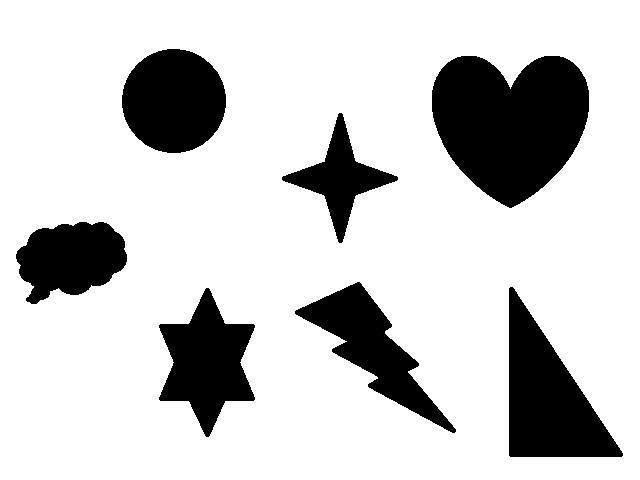
#> input picture Questions/45/image.jpg, 640 x 480 px
$ python answer.py
#> lines starting #> are read from the running program, lines starting #| are printed output that depends on the picture; after the words box and inside, x2 and y2 are one past the last pixel; in counts of white or black regions, pixels touching at a corner belong together
import cv2
import numpy as np
import random

# Read a rgb image
image = cv2.imread('image.jpg')
#> image is the input picture: shape (480, 640, 3); min 0, max 255, mean 203.7

# Transform to grayscale
grayscale_image = cv2.cvtColor(image, cv2.COLOR_BGR2GRAY)

# Apply the Canny filter
canny_image = cv2.Canny(grayscale_image, 80, 180)
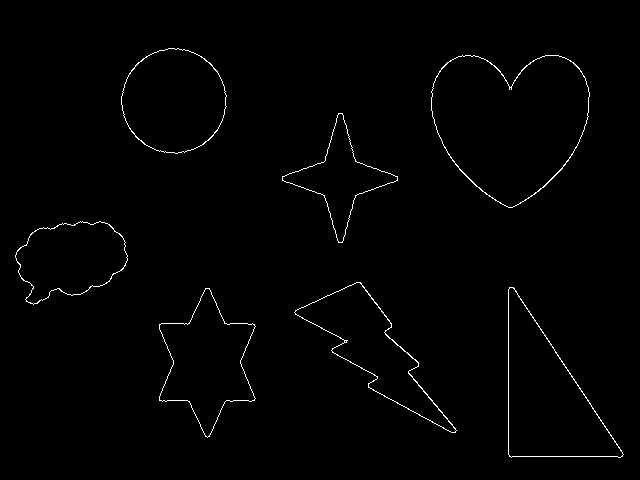
#> canny_image: shape (480, 640); 1% white in thin lines or dots, all inside (x1, y1, x2, y2) = (15, 48, 624, 458)

# Define the parameters
params = cv2.SimpleBlobDetector_Params()

# Filter by Area.
params.filterByArea = True
params.minArea = 20
params.maxArea = 10000

# Filter by Circularity
params.filterByCircularity = False
params.minCircularity = 0.1

# Filter by Convexity
params.filterByConvexity = True
params.minConvexity = 0.7

# Filter by Inertia
params.filterByInertia = True
params.minInertiaRatio = 0.8

# Distance Between Blobs
params.minDistBetweenBlobs = 20

# Create a blob detector with the parameters
detector = cv2.SimpleBlobDetector_create(params)

# Detect objects
blobs = detector.detect(canny_image)
#> blobs = 1 keypoints; (x, y, size): (173, 100, 103.6)

# Print how many objects are in the image
print(len(blobs))
#| 1

rows, cols = image.shape[:2]
#> rows = 480; cols = 640

# Draw blobs
for i, k in enumerate(blobs):

    # Get the coordinates of up_left and bottom_right
    x_up_left = int(k.pt[0] - k.size)
    y_up_left = int(k.pt[1] - k.size)

    x_bottom_right = int(k.pt[0] + k.size)
    y_bottom_right = int(k.pt[1] + k.size)

    # Verify if this coordinates are inside the limits of the image, correct if it is not inside the limits
    if x_up_left < 0:
        x_up_left = 0
    if y_up_left < 0:
        y_up_left = 0

    if x_bottom_right > cols:
        x_bottom_right = cols
    if y_bottom_right > rows:
        y_bottom_right = rows

    # # Draw the rectangle
    # cv2.rectangle(image, (x_up_left + 15, y_up_left + 15), (x_bottom_right - 15, y_bottom_right - 15), (255, 0, 0), 2)

    # Crop each object
    crop = image[y_up_left + 15:y_bottom_right - 15, x_up_left + 15:x_bottom_right - 15]

    # Show the objects
    cv2.imshow('Object ' + str(i + 1), crop)
    cv2.waitKey(10)
#> this loop made 1 pass
#> pass 1, `crop = image[y_up_left + 15:y_bottom_right - 15, x_up_left + 15:x_bott..`:
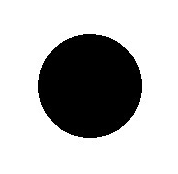
#> crop: shape (174, 178, 3); min 0, max 255, mean 185.2


# Show the input image
cv2.imshow('Input grayscale image', grayscale_image)
cv2.waitKey(0)
